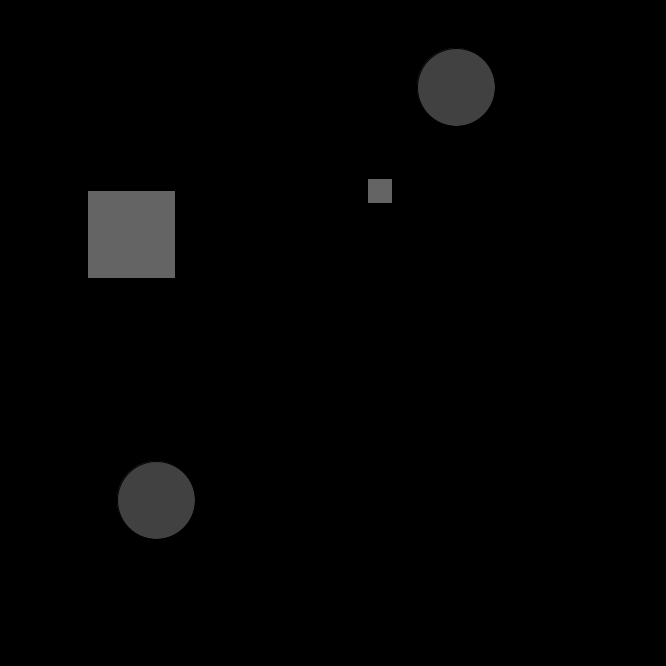
Frame 1 (no input)
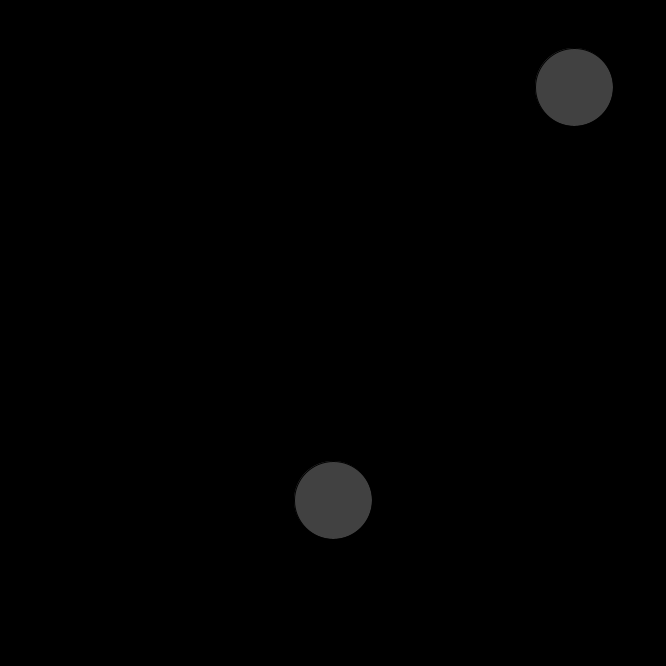
Frame 60 (the mouse pressed at the canvas centre just before this capture)
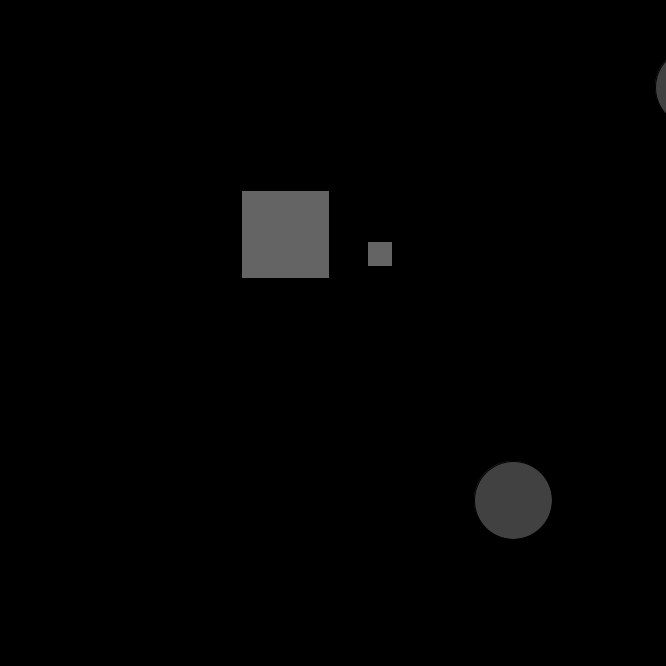
Frame 120 (the mouse held since frame 60 and released just before this capture)

The Processing sketch that drew these frames (run headless with seeded random() and noise(); from frame 60 on, the mouse is pressed at the canvas centre):

// Processing sketch: RE_Unit2SC
// ── RE_Unit2SC.pde
//broken screensaver concept
PVector LeonSKennedy1;
PVector AshelyGraham2;
PVector LuisS1;
PVector AdaWong2;
//screensaver
void setup(){
  size(666, 666);
  background(0);
  LeonSKennedy1 = new PVector (456, 87);
  AshelyGraham2 = new PVector (156, 500);
  LuisS1 = new PVector (87, 190);
  AdaWong2 = new PVector (367, 178);
 
}

//two circles going from left to right
void draw(){
  background(0);
  fill(167, 100);
  circle(LeonSKennedy1.x, LeonSKennedy1.y, 78);
  circle(AshelyGraham2.x, AshelyGraham2.y, 78);
  LeonSKennedy1.x += 2;
  println(LeonSKennedy1);
  AshelyGraham2.x += 3;
  println(AshelyGraham2);
  
  fill(254,100);
  square(LuisS1.x, LuisS1.y, 88);
  square(AdaWong2.x, AdaWong2.y, 25);
  
  
  float animationSpeed = 0.05;
  LuisS1.x = cos(frameCount * animationSpeed)*256.0;
  AdaWong2.y = cos(frameCount * animationSpeed)*256.0;
  
}
